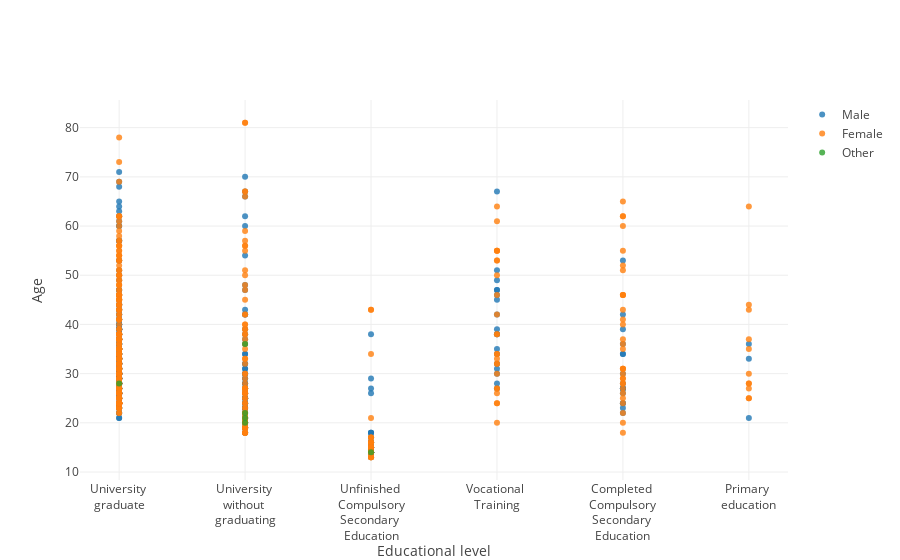

The code cell stored with this chart in its notebook:
### Markdown cell above
# Distribution of educational level by gender and age

### Code cell
fig6 = {
    'data': [
        {
            'x': data_complete_en[data_complete_en['Gender'] == gender]['Educational level'],
            'y': data_complete_en[data_complete_en['Gender'] == gender]['Age'],
            'name': gender,
            'mode': 'markers',
            'marker': dict(
                opacity=np.full((len(data_complete_en.index), 1), 0.8),
                # size=data_complete_en[(data_complete_en['Gender'] == gender)]['Age'].value_counts()
            ),
            'name': names_gender[gender]
        } for gender in data_complete_en['Gender'].unique()
    ],
    'layout': {
        'xaxis': {
            'title': 'Educational level'},
        'yaxis': {'title': "Age"}

    }
}

iplot(fig6)
plt.show()

### Figure 1 — Plotly figure (JSON) as saved in the notebook; plotly's stock layout.template omitted (floating-point values rounded to 4 significant figures; data arrays with more than 128 entries replaced by an {"elided": "..."} marker saying what was removed)
{"data": [{"marker": {"opacity": {"elided": "767x1 float values"}}, "mode": "markers", "name": "Male", "type": "scatter", "uid": "493061aa-4af7-4be4-9f7d-b7eab7459062", "x": {"elided": "358 str values"}, "y": {"elided": "358 int values"}}, {"marker": {"opacity": {"elided": "767x1 float values"}}, "mode": "markers", "name": "Female", "type": "scatter", "uid": "cd2a71f3-0c35-45e9-b368-b401761bf57d", "x": {"elided": "403 str values"}, "y": {"elided": "403 int values"}}, {"marker": {"opacity": {"elided": "767x1 float values"}}, "mode": "markers", "name": "Other", "type": "scatter", "uid": "051a1af1-72ca-4b3a-ae4e-d4c747470204", "x": ["University <br>without <br>graduating", "University <br>without <br>graduating", "Unfinished <br>Compulsory<br>Secondary <br>Education", "University <br>without <br>graduating", "University <br>without <br>graduating", "University <br>graduate"], "y": [20, 36, 14, 22, 21, 28]}], "layout": {"xaxis": {"title": {"text": "Educational level"}}, "yaxis": {"title": {"text": "Age"}}}}
